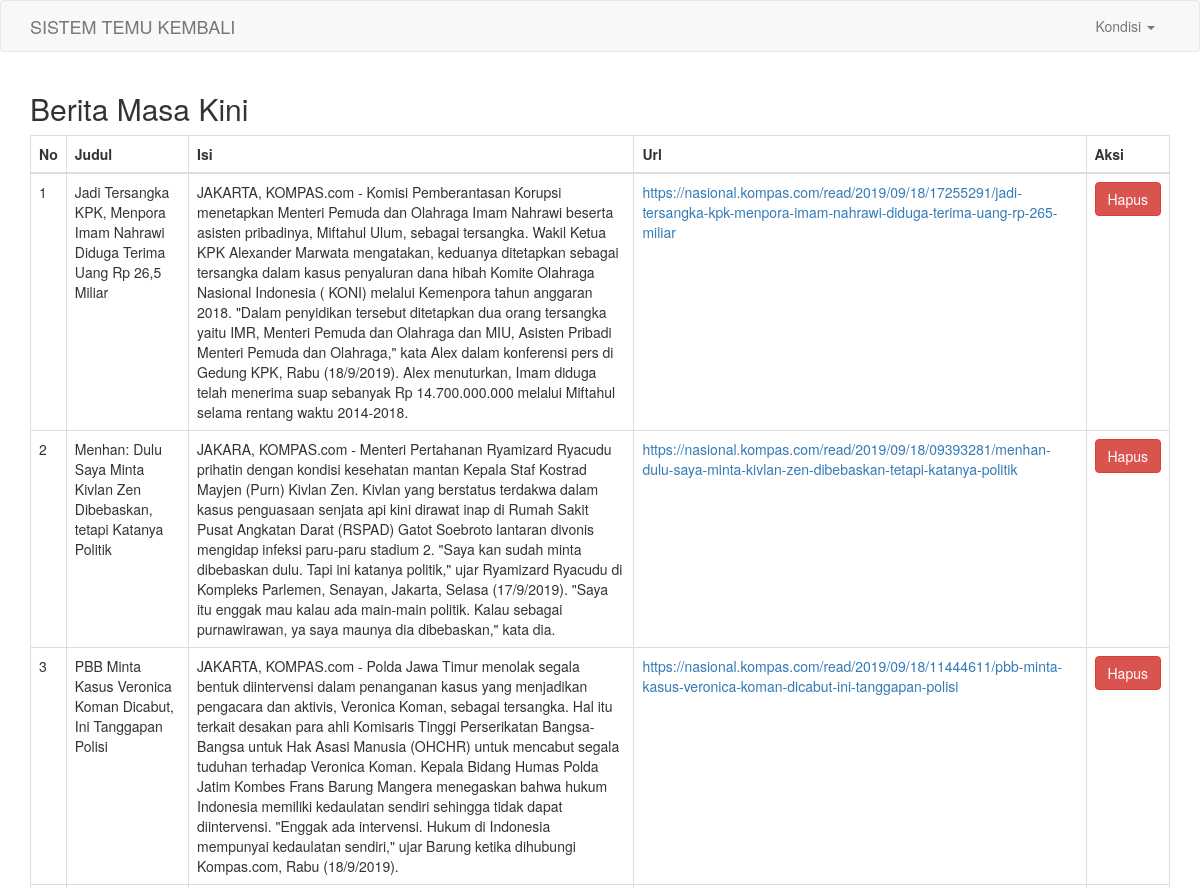
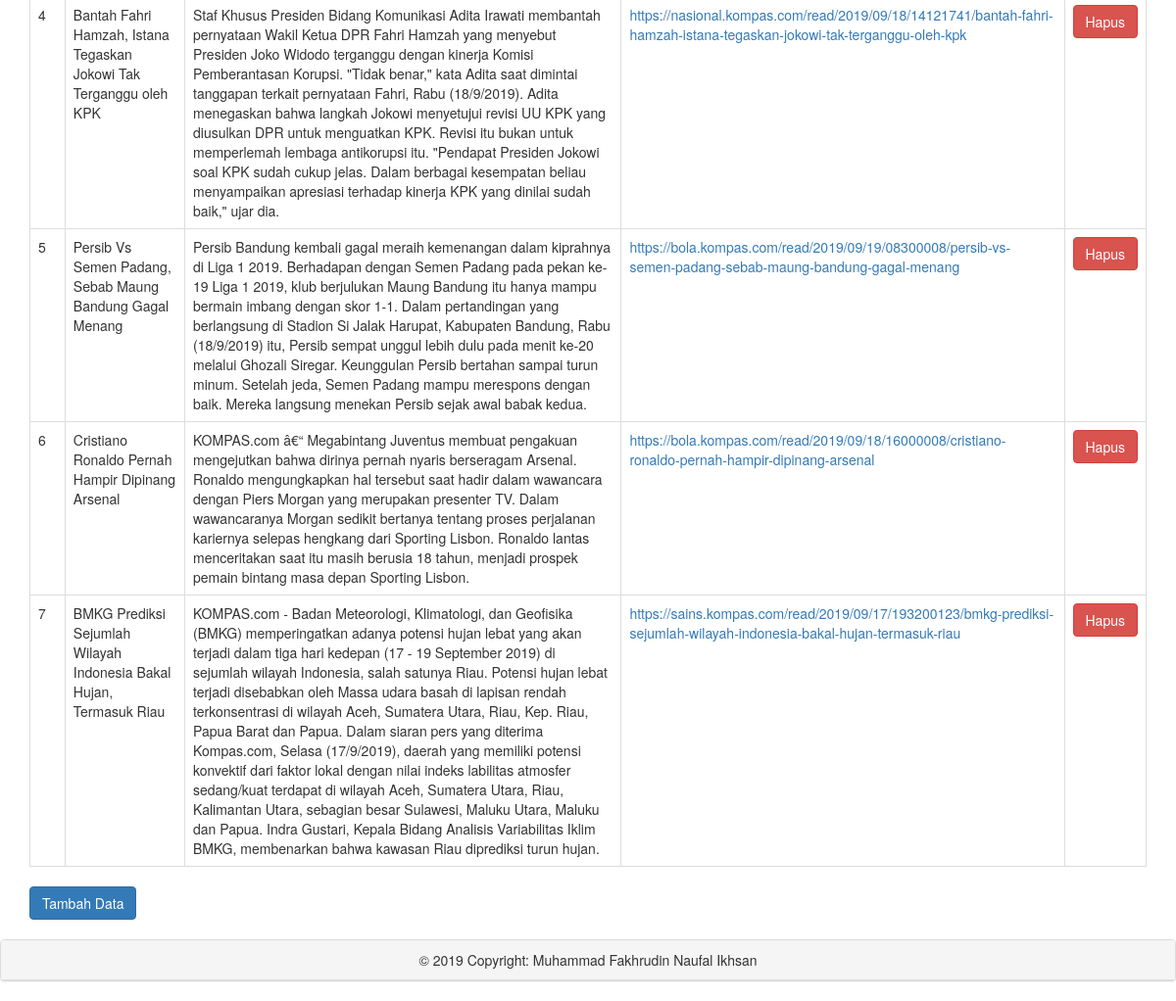
The app's page /home.php with its own data (2 pictures, top to bottom).
### tables this page shows
CREATE TABLE `artikel` (
  `id` int(11) NOT NULL,
  `judul` varchar(100) NOT NULL,
  `isi` text NOT NULL,
  `url` varchar(250) NOT NULL
);

### home.php (the view, shortened to what this page needs)
<?php
include 'koneksi.php';
include 'header.php';
?>
<!DOCTYPE html>
<html>
<head>
</head>
<body>
<section class="container">
<h2>Berita Masa Kini</h2>
<table class="table table-bordered">
	<thead>
		<tr>
			<th>No</th>
			<th>Judul</th>
			<th>Isi</th>
			<th>Url</th>
			<th>Aksi</th>
		</tr>
	</thead>
	<tbody>
	        <?php $nomor=1; ?>
			<?php $ambil=$koneksi->query("SELECT * from artikel"); ?>
			<?php while ($pecah = $ambil->fetch_assoc()){ ?>
		<tr>
			<td><?php echo $nomor; ?></td>
			<td><?php echo $pecah['judul']; ?></td>
			<td><?php echo $pecah['isi']; ?></td>
			<td>
				<a href="">
				<?php echo $pecah['url']; ?>
				</a>
			</td>
			<td>
				<a href="tabel.php?halaman=hapus&id=<?php echo $pecah['id']; ?>" class="btn btn-danger"> Hapus</a>
			</td>
		</tr>
		<?php $nomor++; ?>
		<?php } ?>
	</tbody>
</table>
<a href="tambahdata.php" class= "btn btn-primary">Tambah Data</a>
</section>
<br>
<?php include 'footer.php'; ?>
</body>
</html>

### koneksi.php (shortened to what this page needs)
<!DOCTYPE html>
<html>
<head>
  <link rel="stylesheet"  href="lib\bootstrap.min.css">
</head>
<body>
</body>
</html>

### header.php (shortened to what this page needs)
<div class="bs-example">
	<nav id="myNavbar" class="navbar navbar-default" role="navigation">
		<div class="container">
			<div class="navbar-header">
				<a class="navbar-brand" href="home.php">SISTEM TEMU KEMBALI</a>
			</div>
			<div class="collapse navbar-collapse" id="bs-example-navbar-collapse-1">
					  <ul class="nav navbar-nav navbar-right">
					  	<li class="dropdown">
					  		<a href="#" data-toggle="dropdown" class="dropdown-toggle">Kondisi
					  		<b class="caret"></b></a>
					  	</li>
					  </ul>
				</div>
			</div>
		</div>

### footer.php (shortened to what this page needs)
<div class="panel panel-default">
    <div class="panel-heading"><center>© 2019 Copyright: Muhammad Fakhrudin Naufal Ikhsan</center></div>
</div>

### records on screen
artikel: judul "Jadi Tersangka KPK, Menpora Imam Nahrawi Diduga Terima Uang Rp 26,5 Miliar", isi "JAKARTA, KOMPAS.com - Komisi Pemberantasan Korupsi menetapkan Menteri Pemuda dan Olahraga Imam Nahrawi beserta asisten pribadinya, Miftahul Ulum, sebagai tersangka. Wakil Ketua KPK Alexander Marwata mengatakan, keduanya ditetapkan sebagai tersangka dalam kasus penyaluran dana hibah Komite Olahraga Nasional Indonesia ( KONI) melalui Kemenpora tahun anggaran 2018. \"Dalam penyidikan tersebut ditetapkan dua orang tersangka yaitu IMR, Menteri Pemuda dan Olahraga dan MIU, Asisten Pribadi Menteri Pemuda dan Olahraga,\" kata Alex dalam konferensi pers di Gedung KPK, Rabu (18/9/2019). Alex menuturkan, Imam diduga telah menerima suap sebanyak Rp 14.700.000.000 melalui Miftahul selama rentang waktu…", url "https://nasional.kompas.com/read/2019/09/18/17255291/jadi-tersangka-kpk-menpora-imam-nahrawi-diduga-terima-uang-rp-265-miliar"
artikel: judul "Menhan: Dulu Saya Minta Kivlan Zen Dibebaskan, tetapi Katanya Politik", isi "JAKARA, KOMPAS.com - Menteri Pertahanan Ryamizard Ryacudu prihatin dengan kondisi kesehatan mantan Kepala Staf Kostrad Mayjen (Purn) Kivlan Zen. Kivlan yang berstatus terdakwa dalam kasus penguasaan senjata api kini dirawat inap di Rumah Sakit Pusat Angkatan Darat (RSPAD) Gatot Soebroto lantaran divonis mengidap infeksi paru-paru stadium 2. \"Saya kan sudah minta dibebaskan dulu. Tapi ini katanya politik,\" ujar Ryamizard Ryacudu di Kompleks Parlemen, Senayan, Jakarta, Selasa (17/9/2019). \"Saya itu enggak mau kalau ada main-main politik. Kalau sebagai purnawirawan, ya saya maunya dia dibebaskan,\" kata dia.", url "https://nasional.kompas.com/read/2019/09/18/09393281/menhan-dulu-saya-minta-kivlan-zen-dibebaskan-tetapi-katanya-politik"
artikel: judul "PBB Minta Kasus Veronica Koman Dicabut, Ini Tanggapan Polisi", isi "JAKARTA, KOMPAS.com - Polda Jawa Timur menolak segala bentuk diintervensi dalam penanganan kasus yang menjadikan pengacara dan aktivis, Veronica Koman, sebagai tersangka. Hal itu terkait desakan para ahli Komisaris Tinggi Perserikatan Bangsa-Bangsa untuk Hak Asasi Manusia (OHCHR) untuk mencabut segala tuduhan terhadap Veronica Koman. Kepala Bidang Humas Polda Jatim Kombes Frans Barung Mangera menegaskan bahwa hukum Indonesia memiliki kedaulatan sendiri sehingga tidak dapat diintervensi. \"Enggak ada intervensi. Hukum di Indonesia mempunyai kedaulatan sendiri,\" ujar Barung ketika dihubungi Kompas.com, Rabu (18/9/2019).", url "https://nasional.kompas.com/read/2019/09/18/11444611/pbb-minta-kasus-veronica-koman-dicabut-ini-tanggapan-polisi"
artikel: judul "Bantah Fahri Hamzah, Istana Tegaskan Jokowi Tak Terganggu oleh KPK", isi "Staf Khusus Presiden Bidang Komunikasi Adita Irawati membantah pernyataan Wakil Ketua DPR Fahri Hamzah yang menyebut Presiden Joko Widodo terganggu dengan kinerja Komisi Pemberantasan Korupsi. \"Tidak benar,\" kata Adita saat dimintai tanggapan terkait pernyataan Fahri, Rabu (18/9/2019). Adita menegaskan bahwa langkah Jokowi menyetujui revisi UU KPK yang diusulkan DPR untuk menguatkan KPK. Revisi itu bukan untuk memperlemah lembaga antikorupsi itu. \"Pendapat Presiden Jokowi soal KPK sudah cukup jelas. Dalam berbagai kesempatan beliau menyampaikan apresiasi terhadap kinerja KPK yang dinilai sudah baik,\" ujar dia.", url "https://nasional.kompas.com/read/2019/09/18/14121741/bantah-fahri-hamzah-istana-tegaskan-jokowi-tak-terganggu-oleh-kpk"
artikel: judul "Persib Vs Semen Padang, Sebab Maung Bandung Gagal Menang", isi "Persib Bandung kembali gagal meraih kemenangan dalam kiprahnya di Liga 1 2019. Berhadapan dengan Semen Padang pada pekan ke-19 Liga 1 2019, klub berjulukan Maung Bandung itu hanya mampu bermain imbang dengan skor 1-1. Dalam pertandingan yang berlangsung di Stadion Si Jalak Harupat, Kabupaten Bandung, Rabu (18/9/2019) itu, Persib sempat unggul lebih dulu pada menit ke-20 melalui Ghozali Siregar. Keunggulan Persib bertahan sampai turun minum. Setelah jeda, Semen Padang mampu merespons dengan baik. Mereka langsung menekan Persib sejak awal babak kedua.", url "https://bola.kompas.com/read/2019/09/19/08300008/persib-vs-semen-padang-sebab-maung-bandung-gagal-menang"
artikel: judul "Cristiano Ronaldo Pernah Hampir Dipinang Arsenal", isi "KOMPAS.com â€“ Megabintang Juventus membuat pengakuan mengejutkan bahwa dirinya pernah nyaris berseragam Arsenal. Ronaldo mengungkapkan hal tersebut saat hadir dalam wawancara dengan Piers Morgan yang merupakan presenter TV. Dalam wawancaranya Morgan sedikit bertanya tentang proses perjalanan kariernya selepas hengkang dari Sporting Lisbon. Ronaldo lantas menceritakan saat itu masih berusia 18 tahun, menjadi prospek pemain bintang masa depan Sporting Lisbon.", url "https://bola.kompas.com/read/2019/09/18/16000008/cristiano-ronaldo-pernah-hampir-dipinang-arsenal"
artikel: judul "BMKG Prediksi Sejumlah Wilayah Indonesia Bakal Hujan, Termasuk Riau", isi "KOMPAS.com - Badan Meteorologi, Klimatologi, dan Geofisika (BMKG) memperingatkan adanya potensi hujan lebat yang akan terjadi dalam tiga hari kedepan (17 - 19 September 2019) di sejumlah wilayah Indonesia, salah satunya Riau. Potensi hujan lebat terjadi disebabkan oleh Massa udara basah di lapisan rendah terkonsentrasi di wilayah Aceh, Sumatera Utara, Riau, Kep. Riau, Papua Barat dan Papua. Dalam siaran pers yang diterima Kompas.com, Selasa (17/9/2019), daerah yang memiliki potensi konvektif dari faktor lokal dengan nilai indeks labilitas atmosfer sedang/kuat terdapat di wilayah Aceh, Sumatera Utara, Riau, Kalimantan Utara, sebagian besar Sulawesi, Maluku Utara, Maluku dan Papua. Indra…", url "https://sains.kompas.com/read/2019/09/17/193200123/bmkg-prediksi-sejumlah-wilayah-indonesia-bakal-hujan-termasuk-riau"
